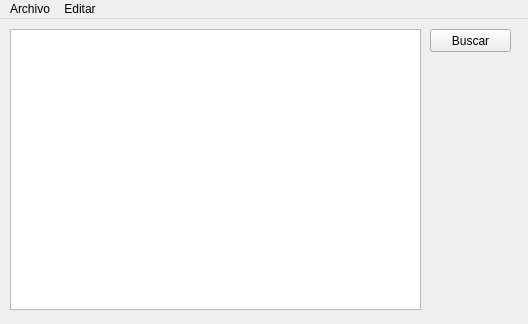
<?xml version="1.0" encoding="UTF-8"?>
<ui version="4.0">
 <class>TextEditor</class>
 <widget class="QMainWindow" name="TextEditor">
  <property name="geometry">
   <rect>
    <x>0</x>
    <y>0</y>
    <width>528</width>
    <height>324</height>
   </rect>
  </property>
  <property name="windowTitle">
   <string>TextEditor</string>
  </property>
  <widget class="QWidget" name="centralWidget">
   <widget class="QPushButton" name="pushButton">
    <property name="geometry">
     <rect>
      <x>430</x>
      <y>10</y>
      <width>81</width>
      <height>23</height>
     </rect>
    </property>
    <property name="text">
     <string>Buscar</string>
    </property>
   </widget>
   <widget class="QTextEdit" name="textEdit">
    <property name="geometry">
     <rect>
      <x>10</x>
      <y>10</y>
      <width>411</width>
      <height>281</height>
     </rect>
    </property>
   </widget>
  </widget>
  <widget class="QMenuBar" name="menuBar">
   <property name="geometry">
    <rect>
     <x>0</x>
     <y>0</y>
     <width>528</width>
     <height>20</height>
    </rect>
   </property>
   <widget class="QMenu" name="menuArchivo">
    <property name="title">
     <string>Archivo</string>
    </property>
    <addaction name="actionAbrir_archivo"/>
    <addaction name="actionCerrar_archivo"/>
    <addaction name="actionGuardar_archivo"/>
    <addaction name="actionSalir"/>
   </widget>
   <widget class="QMenu" name="menuEditar">
    <property name="title">
     <string>Editar</string>
    </property>
    <addaction name="actionBuscar"/>
    <addaction name="actionReemplazar"/>
   </widget>
   <addaction name="menuArchivo"/>
   <addaction name="menuEditar"/>
  </widget>
  <action name="actionAbrir_archivo">
   <property name="text">
    <string>Abrir archivo...</string>
   </property>
  </action>
  <action name="actionCerrar_archivo">
   <property name="text">
    <string>Cerrar archivo</string>
   </property>
  </action>
  <action name="actionGuardar_archivo">
   <property name="text">
    <string>Guardar archivo</string>
   </property>
  </action>
  <action name="actionSalir">
   <property name="text">
    <string>Salir</string>
   </property>
  </action>
  <action name="actionBuscar">
   <property name="text">
    <string>Buscar</string>
   </property>
  </action>
  <action name="actionReemplazar">
   <property name="text">
    <string>Reemplazar</string>
   </property>
  </action>
 </widget>
 <layoutdefault spacing="6" margin="11"/>
 <resources/>
 <connections/>
</ui>
